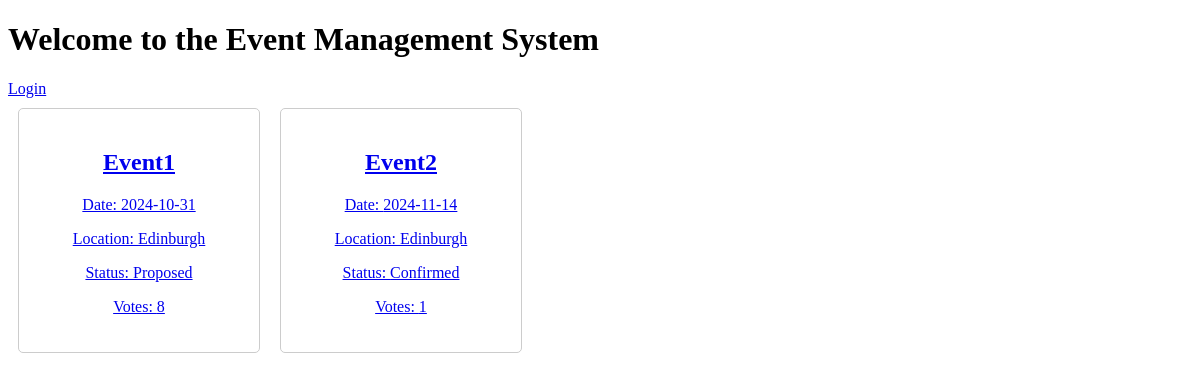
Before: / with the older database file.
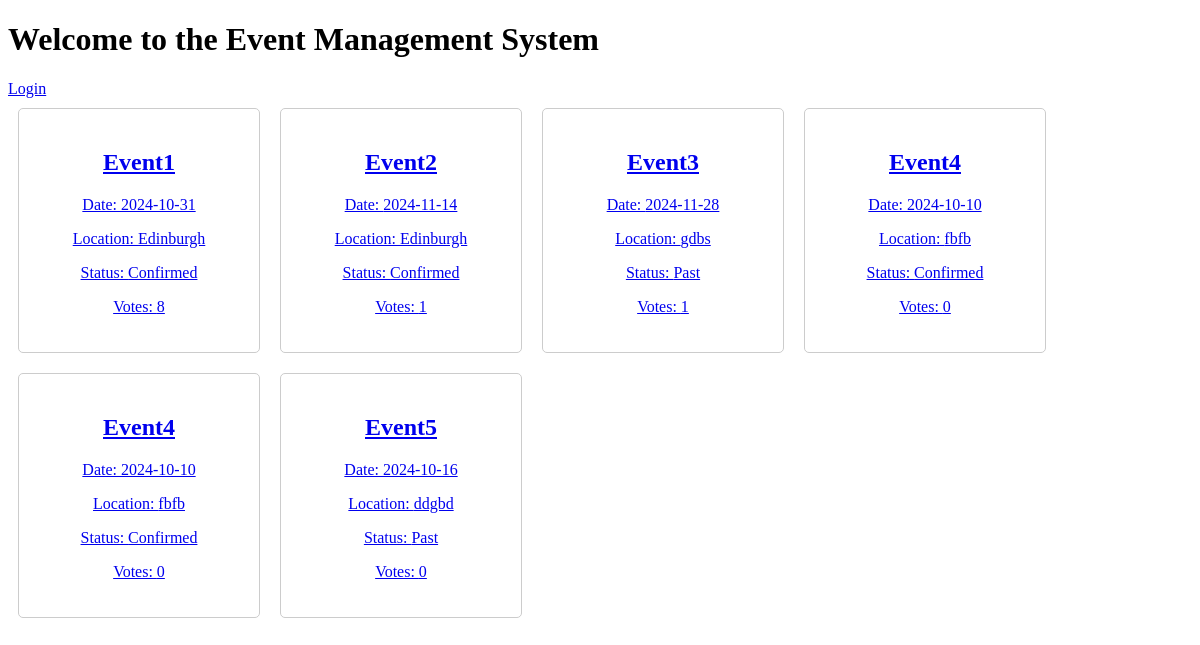
After: the same page with the newer database file.
### app.py (models this page shows)
class Event(db.Model):
    eventId = db.Column(db.Integer, primary_key=True)
    eventName = db.Column(db.String(100), nullable=False)
    description = db.Column(db.Text)
    date = db.Column(db.Date, nullable=False)
    location = db.Column(db.String(100), nullable=False)
    tag = db.Column(db.Enum(EventStatus), nullable=False)
    votes = db.Column(db.Integer, default=0)

### app.py (the view)
@app.route('/')
def index():
    events = Event.query.all()  # Fetch all events from the database
    return render_template('index.html', events=events)

### templates/index.html (shortened to what this page needs)
<!DOCTYPE html>
<html lang="en">
<head>
</head>
</head>
<body>
<h1>Welcome to the Event Management System</h1>
<a href="{{url_for('login')}}">Login</a>
<div class="event-container">
    {% if events %}
        {% for event in events %}
            <a href="{{ url_for('admin_event_detail', event_id=event.eventId) }}" class="event-card">
                <h2>{{ event.eventName }}</h2>
                <p>Date: {{ event.date }}</p>
                <p>Location: {{ event.location }}</p>
                <p>Status: {{ event.tag.value }}</p>
                <p>Votes: {{ event.votes }}</p>
            </a>
        {% endfor %}
    {% else %}
        <p>No events found.</p>
    {% endif %}
</div>
</body>
</html>

### templates/index.html (style rules this page uses)
.event-container { display: flex; flex-wrap: wrap; }
.event-card { border: 1px solid #ccc; border-radius: 5px; padding: 20px; margin: 10px; width: 200px; text-align: center; cursor: pointer; transition: transform 0.2s; }

Changed rows visible on the page:
changed Event "Event1": tag.value "Proposed" → "Confirmed"
added Event: eventName "Event3", date "2024-11-28", location "gdbs", tag.value "Past", votes "1"
added Event: eventName "Event4", date "2024-10-10", location "fbfb", tag.value "Confirmed", votes "0"
added Event: eventName "Event4", date "2024-10-10", location "fbfb", tag.value "Confirmed", votes "0"
added Event: eventName "Event5", date "2024-10-16", location "ddgbd", tag.value "Past", votes "0"
